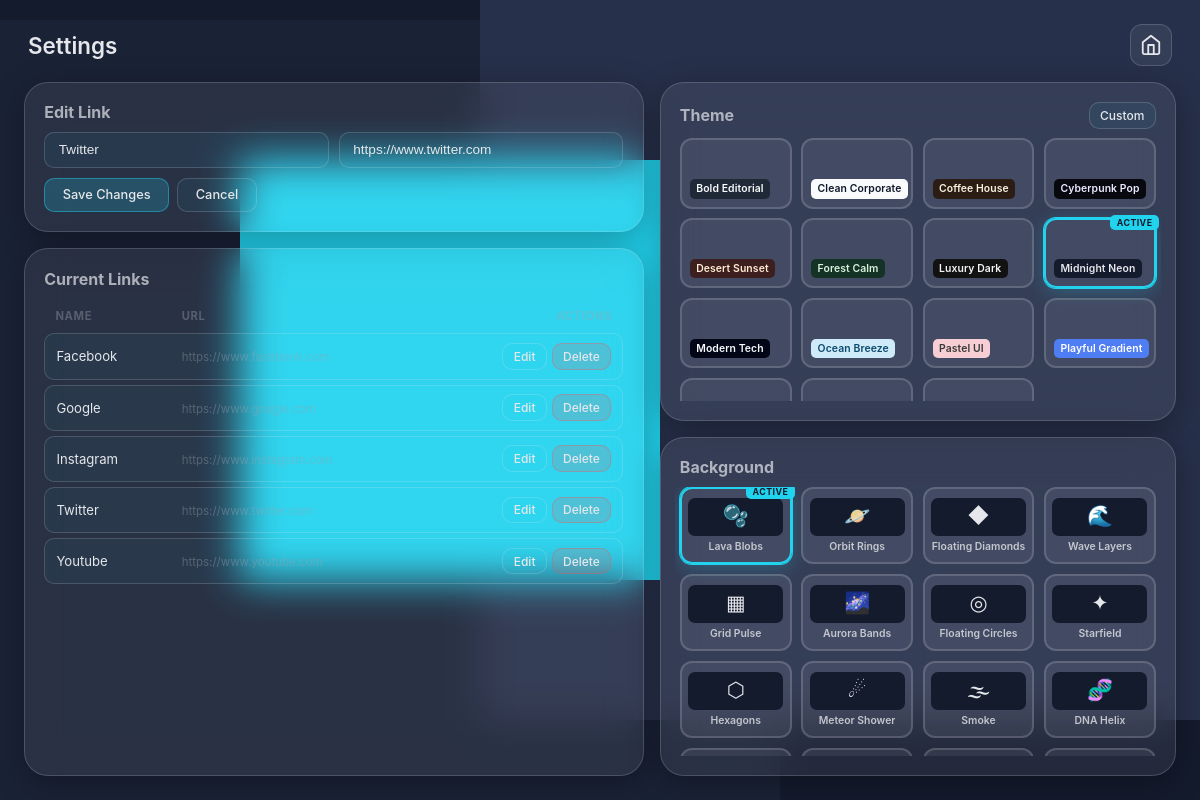
Page /app/admin/index.php?edit=3 on the committed database.
### tables this page shows
CREATE TABLE settings (
    setting_key VARCHAR(50) PRIMARY KEY,
    setting_value VARCHAR(255) NOT NULL
);

CREATE TABLE def_links (
    id INT AUTO_INCREMENT PRIMARY KEY,
    name VARCHAR(50) NOT NULL,
    url VARCHAR(255) NOT NULL
);

CREATE TABLE themes (
    id INT AUTO_INCREMENT PRIMARY KEY,
    name VARCHAR(50) NOT NULL,
    colour1 BINARY(3) NOT NULL,
    colour2 BINARY(3) NOT NULL,
    colour3 BINARY(3) NOT NULL,
    primary_text_colour BINARY(3) NOT NULL,
    secondary_text_colour BINARY(3) NOT NULL,
    highlight_colour BINARY(3) NOT NULL
);

### app/includes/backgrounds.php (called while the page is built, shortened)
<?php
function loadActiveBackground(PDO $pdo): string
{
    $stmt = $pdo->query("SELECT setting_value FROM settings WHERE setting_key = 'active_background'");
    $row = $stmt->fetch();
    $key = $row ? $row['setting_value'] : 'blobs';
    $bgs = getBackgrounds();
    return isset($bgs[$key]) ? $key : 'blobs';
}
function renderBackground(string $key): string
{
    $bgs = getBackgrounds();
    $bg = $bgs[$key] ?? $bgs['blobs'];
    return $bg['html'] . "\n" . $bg['css'];
}

### app/includes/theme.php (called while the page is built, shortened)
<?php
function loadActiveTheme(PDO $pdo): ?array
{
    $stmt = $pdo->query("SELECT setting_value FROM settings WHERE setting_key = 'active_theme'");
    $row = $stmt->fetch();
    $themeId = $row ? (int)$row['setting_value'] : 1;
    $stmt = $pdo->prepare("SELECT * FROM themes WHERE id = ?");
    $stmt->execute([$themeId]);
    return $stmt->fetch() ?: null;
}
function binToHex(string $bin): string
{
    return '#' . strtoupper(bin2hex($bin));
}

### app/admin/index.php (the view, shortened to what this page needs)
<?php
require __DIR__ . '/../includes/theme.php';
require __DIR__ . '/../includes/backgrounds.php';
$pdo = getDb('admin');
$editLink = null;
if (isset($_GET['edit'])) {
    $stmt = $pdo->prepare("SELECT * FROM def_links WHERE id = ?");
    $stmt->execute([$_GET['edit']]);
    $editLink = $stmt->fetch();
}
$links = $pdo->query("SELECT * FROM def_links ORDER BY name")->fetchAll();
$themes = $pdo->query("SELECT * FROM themes ORDER BY name")->fetchAll();
$activeTheme = loadActiveTheme($pdo);
$activeThemeId = $activeTheme ? $activeTheme['id'] : 1;
$activeBgKey = loadActiveBackground($pdo);
$allBackgrounds = getBackgrounds();
?>
<!DOCTYPE html>
<html lang="en">
<head>
    <link rel="stylesheet" href="/css/styles.css">
    <link rel="stylesheet" href="admin_styles.css">
</head>
<body>
    <div class="background-container">
        <?= renderBackground($activeBgKey) ?>
    </div>
    <div class="admin-bento">
        <div class="admin-topbar">
            <h1>Settings</h1>
            <a href="/" class="home-icon" title="Back to Home">
                <svg width="22" height="22" viewBox="0 0 24 24" fill="none" stroke="currentColor" stroke-width="2" stroke-linecap="round" stroke-linejoin="round">
                    <path d="M3 9l9-7 9 7v11a2 2 0 0 1-2 2H5a2 2 0 0 1-2-2z"/>
                    <polyline points="9 22 9 12 15 12 15 22"/>
                </svg>
            </a>
        </div>
        <div class="admin-col-left">
            <div class="glass-box admin-box admin-box-form">
                <h3><?= $editLink ? 'Edit Link' : 'Add New Link' ?></h3>
                <form method="POST" class="admin-form" action="/admin/">
                    <div class="form-row">
                        <input type="text" name="name" placeholder="Name (e.g. Google)"
                               value="<?= htmlspecialchars($editLink['name'] ?? '') ?>" required>
                        <input type="url" name="url" placeholder="URL (e.g. https://google.com)"
                               value="<?= htmlspecialchars($editLink['url'] ?? '') ?>" required>
                    </div>
                    <div class="form-actions">
                        <button type="submit" class="btn btn-primary">
                            <?= $editLink ? 'Save Changes' : 'Add Link' ?>
                        </button>
                        <?php if ($editLink): ?>
                            <a href="/admin/" class="btn btn-cancel">Cancel</a>
                        <?php endif; ?>
                    </div>
                </form>
            </div>
            <div class="glass-box admin-box admin-box-links">
                <h3>Current Links</h3>
                <div class="links-scroll">
                    <?php if (empty($links)): ?>
                        <div class="empty-state"><p>No links yet. Add one above.</p></div>
                    <?php else: ?>
                        <table class="links-table">
                            <thead>
                                <tr>
                                    <th>Name</th>
                                    <th>URL</th>
                                    <th style="text-align:right;">Actions</th>
                                </tr>
                            </thead>
                            <tbody>
                                <?php foreach ($links as $link): ?>
                                    <tr class="link-row">
                                        <td><?= htmlspecialchars($link['name']) ?></td>
                                        <td><span class="link-url"><?= htmlspecialchars($link['url']) ?></span></td>
                                        <td>
                                            <div class="row-actions">
                                                <a href="/admin/?edit=<?= $link['id'] ?>" class="btn btn-sm">Edit</a>
                                                <form method="POST" action="/admin/"
                                                      onsubmit="return confirm('Delete <?= htmlspecialchars(addslashes($link['name'])) ?>?');">
                                                    <button type="submit" class="btn btn-sm btn-danger">Delete</button>
                                                </form>
                                            </div>
                                        </td>
                                    </tr>
                                <?php endforeach; ?>
                            </tbody>
                        </table>
                    <?php endif; ?>
                </div>
            </div>
        </div>
        <div class="admin-col-right">
            <div class="glass-box admin-box admin-box-theme">
                <div class="box-header">
                    <h3>Theme</h3>
                    <button type="button" class="btn btn-sm" onclick="document.getElementById('customModal').classList.add('open')">
                        Custom
                    </button>
                </div>
                <div class="picker-scroll">
                    <div class="theme-grid">
                        <?php foreach ($themes as $theme):
                            $c1 = binToHex($theme['colour1']);
                            $pt = binToHex($theme['primary_text_colour']);
                            $isActive = ($theme['id'] == $activeThemeId);
                        ?>
                        <form method="POST" action="/admin/" class="theme-card-form">
                            <button type="submit"
                                    class="theme-card <?= $isActive ? 'theme-active' : '' ?>"
                                    title="<?= htmlspecialchars($theme['name']) ?>">
                                <div class="theme-swatches">
                                </div>
                                <span class="theme-label" style="color:<?= $pt ?>; background:<?= $c1 ?>;">
                                    <?= htmlspecialchars($theme['name']) ?>
                                </span>
                                <?php if ($isActive): ?>
                                    <span class="theme-badge">Active</span>
                                <?php endif; ?>
                            </button>
                        </form>
                        <?php endforeach; ?>
                    </div>
                </div>
            </div>
            <div class="glass-box admin-box admin-box-bg">
                <h3>Background</h3>
                <div class="picker-scroll">
                    <div class="bg-grid">
                        <?php foreach ($allBackgrounds as $key => $bg):
                            $isActive = ($key === $activeBgKey);
                        ?>
                        <form method="POST" action="/admin/" class="bg-card-form">
                            <button type="submit"
                                    class="bg-card <?= $isActive ? 'bg-active' : '' ?>"
                                    title="<?= htmlspecialchars($bg['name']) ?>">
                                <div class="bg-preview">
                                    <span class="bg-icon"><?= $bg['icon'] ?></span>
                                </div>
                                <span class="bg-label"><?= htmlspecialchars($bg['name']) ?></span>
                                <?php if ($isActive): ?>
                                    <span class="bg-badge">Active</span>
                                <?php endif; ?>
                            </button>
                        </form>
                        <?php endforeach; ?>
                    </div>
                </div>
            </div>
        </div>
    </div>
</body>
</html>

### app/css/styles.css (style rules this page uses)
:root { --bground-colour: #0F172A; --fground-colour: #111827; --cground-colour: #1E293B; --highlights-colour: #22D3EE; --primtext-colour: #E5E7EB; --sectext-colour: #9CA3AF; --glass-bg: rgba(229, 231, 235, 0.08); --glass-border: rgba(229, 231, 235, 0.18); --glass-shadow: 0 8px 32px 0 rgba(0, 0, 0, 0.3); --highlight-rgb: 34, 211, 238; }
body, html { margin: 0; padding: 0; height: 100%; width: 100%; font-family: -apple-system, BlinkMacSystemFont, "Segoe UI", Roboto, sans-serif; background-color: var(--bground-colour); color: var(--primtext-colour); overflow-x: hidden; box-sizing: border-box; }
.background-container { position: fixed; top: 0; left: 0; width: 100vw; height: 100vh; background-color: var(--bground-colour); z-index: 0; overflow: hidden; pointer-events: none; }
.glass-box { background: var(--glass-bg); backdrop-filter: blur(20px); -webkit-backdrop-filter: blur(20px); border: 1px solid var(--glass-border); border-radius: 24px; box-shadow: var(--glass-shadow); padding: 1.5rem; display: flex; flex-direction: column; justify-content: center; align-items: center; text-align: center; transition: 0.3s; width: 100%; height: 100%; box-sizing: border-box; }
h3 { margin: 0 0 10px 0; font-size: 1.4rem; opacity: 0.8; }

### rows in the picture
def_links: name "Twitter", url "https://www.twitter.com"
def_links: name "Facebook", url "https://www.facebook.com"
def_links: name "Google", url "https://www.google.com"
def_links: name "Instagram", url "https://www.instagram.com"
def_links: name "Youtube", url "https://www.youtube.com"
themes: name "Bold Editorial"
themes: name "Clean Corporate"
themes: name "Coffee House"
themes: name "Cyberpunk Pop"
themes: name "Desert Sunset"
themes: name "Forest Calm"
themes: name "Luxury Dark"
themes: name "Midnight Neon", shows "ACTIVE"
themes: name "Modern Tech"
themes: name "Ocean Breeze"
themes: name "Pastel UI"
themes: name "Playful Gradient"

### other values in the picture
$bg['icon'] "🫧"
$bg['name'] "Lava Blobs"
$bg['icon'] "🪐"
$bg['name'] "Orbit Rings"
$bg['icon'] "◆"
$bg['name'] "Floating Diamonds"
$bg['icon'] "🌊"
$bg['name'] "Wave Layers"
$bg['icon'] "▦"
$bg['name'] "Grid Pulse"
$bg['icon'] "🌌"
$bg['name'] "Aurora Bands"
$bg['icon'] "◎"
$bg['name'] "Floating Circles"
$bg['icon'] "✦"
